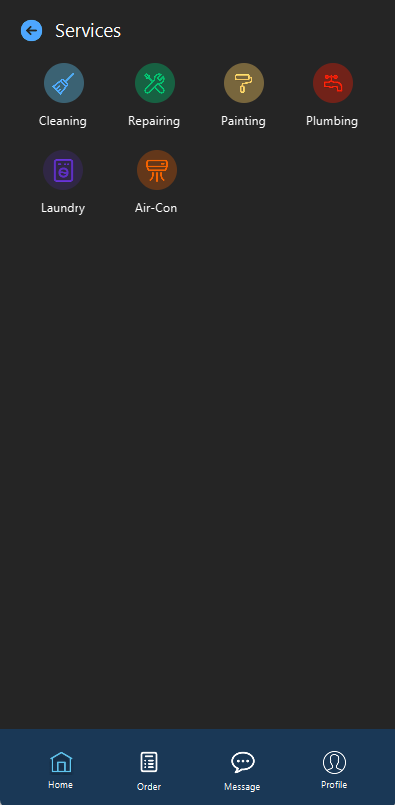
#> input picture src/assets/images/fixer/02-services.png, 395 x 805 px
$ python make-phone-frames.py
#> lines starting #> are read from the running program, lines starting #| are printed output that depends on the picture
"""Renders each phone-app gallery screenshot inside a realistic modern smartphone (transparent PNG).

The phone is drawn from measurements of a 6.1" flagship (iPhone 15 Pro class, in iOS points): a 393 x 852 pt display
with 55 pt continuous corners, a 10 pt black glass border, a 7 pt titanium band, a dynamic island, an action button and
volume keys on the left, a side button on the right. Everything is drawn analytically with numpy at SS x the output
resolution and downsampled, so edges are clean:
  - the titanium band is shaded as a rounded metal edge (diffuse + specular from a top-left light, plus a soft
    environment reflection), with a thin bright chamfer where it meets the glass;
  - the screen shows the screenshot crisply, under an iOS status bar (9:41, signal, wifi, battery), with a home
    indicator on a safe area in the app's bottom colour;
  - a faint diagonal reflection lies across the cover glass, and a soft two-layer contact shadow falls below.

Output: <screenshot>.phone.png next to each screenshot (referenced as `framed:` in the project's index.yaml); the
gallery shows it and the lightbox still opens the plain screenshot.

Usage: python scripts/make-phone-frames.py          (all screens below)
       python scripts/make-phone-frames.py --sheet  (also writes a contact sheet to the scratch dir in argv[2])
"""
import sys
from pathlib import Path
import numpy as np
from PIL import Image, ImageDraw, ImageFilter, ImageFont

ROOT = Path(__file__).resolve().parent.parent
SW = ROOT / 'src' / 'assets' / 'images'  # one subfolder per project

K = 1.6        # output pixels per point (screen 629 px wide: ~1.6x the 395 px screenshots, sharp up to 3x DPR)
SS = 3         # supersampling for the analytic geometry

# Phone geometry in points.
SCR_W, SCR_H, SCR_R = 393, 852, 55
BEZEL, RIM = 10, 7
BODY_W, BODY_H = SCR_W + 2 * (BEZEL + RIM), SCR_H + 2 * (BEZEL + RIM)
BODY_R = SCR_R + BEZEL + RIM
CORNER_N = 2.45  # superellipse exponent: Apple-style continuous corners rather than plain circular arcs
MARGIN = dict(l=34, r=34, t=26, b=64)  # room for the side keys and the shadow
STATUS_H, SAFE_H = 54, 22  # iOS status bar and home-indicator safe area

TITANIUM = np.array([0.62, 0.60, 0.565], np.float32)  # natural titanium

# Per screenshot: `crop` (left, top, right, bottom) trims capture borders; `under` lets the content run under the
# status bar (a full-bleed map); `trim` is the screenshot row around which uniform empty rows are dropped when the
# content is taller than the screen.
SCREENS = {
    'fixer/02-services.png': dict(crop=(0, 0, 0, 0), trim=420),
    'fixer/03-tracking.png': dict(crop=(4, 0, 6, 4), under=True),
    'fixer/04-booking-confirmed.png': dict(crop=(0, 0, 1, 0), trim=222),
    'fixer/05-rating.png': dict(crop=(3, 0, 4, 8), trim=700),
}


def sdf_box(xx, yy, cx, cy, hw, hh, r, n=CORNER_N):
    """Approximate signed distance (negative inside) to a rounded rectangle with superellipse corners."""
    qx = np.abs(xx - cx) - (hw - r)
    qy = np.abs(yy - cy) - (hh - r)
    ox, oy = np.maximum(qx, 0), np.maximum(qy, 0)
    outside = (ox ** n + oy ** n) ** (1 / n)
    return outside + np.minimum(np.maximum(qx, qy), 0) - r


def cover(d, aa):
    """Coverage of the inside of a distance field, anti-aliased over `aa` pixels."""
    return np.clip(0.5 - d / aa, 0, 1)


def font(size, bold=True):
    for f in (['C:/Windows/Fonts/Inter-SemiBold.ttf', 'C:/Windows/Fonts/segoeuib.ttf', 'DejaVuSans-Bold.ttf'] if bold
              else ['C:/Windows/Fonts/Inter-Regular.ttf', 'C:/Windows/Fonts/segoeui.ttf', 'DejaVuSans.ttf']):
        try:
            return ImageFont.truetype(f, int(size))
        except OSError:
            pass
    return ImageFont.load_default()


def status_bar(img, s, dark_bg):
    """iOS status bar glyphs drawn onto `img` (RGBA, screen sized); s = pixels per point."""
    d = ImageDraw.Draw(img)
    ink = (255, 255, 255, 255) if dark_bg else (0, 0, 0, 255)
    cy = 30 * s  # centre line of the status bar items, beside the island
    d.text((66 * s, cy), '9:41', fill=ink, font=font(17 * s), anchor='mm')
    # cellular: four bars
    x = 290 * s
    for i in range(4):
        h = (4.5 + 2.4 * i) * s
        d.rounded_rectangle([x, cy + 5.5 * s - h, x + 3.2 * s, cy + 5.5 * s], radius=1 * s, fill=ink)
        x += 5.0 * s
    # wifi: three concentric arcs and a dot (a fan from a common centre)
    wx, wy = 323 * s, cy + 5.6 * s
    for r in (11.2, 7.4, 3.6):
        rr = r * s
        d.arc([wx - rr, wy - rr, wx + rr, wy + rr], 225, 315, fill=ink, width=int(round(2.3 * s)))
    d.ellipse([wx - 1.6 * s, wy - 2.6 * s, wx + 1.6 * s, wy + 0.6 * s], fill=ink)
    # battery: outline, fill, terminal
    bx, by, bw, bh = 340 * s, cy - 6.2 * s, 25 * s, 12.4 * s
    d.rounded_rectangle([bx, by, bx + bw, by + bh], radius=3.8 * s, outline=ink[:3] + (110,), width=max(1, int(round(1.1 * s))))
    d.rounded_rectangle([bx + 2 * s, by + 2 * s, bx + bw - 2 * s, by + bh - 2 * s], radius=2.2 * s, fill=ink)
    d.rounded_rectangle([bx + bw + 1.2 * s, by + bh * 0.33, bx + bw + 2.8 * s, by + bh * 0.67], radius=1 * s, fill=ink[:3] + (110,))


def screen_content(path, cfg, s):
    """The screen as an RGB image (SCR_W x SCR_H points at s px/pt): status bar, screenshot, safe area, indicator."""
    shot = Image.open(SW / path).convert('RGB')
    l, t, r, b = cfg['crop']
    shot = shot.crop((l, t, shot.width - r, shot.height - b))
    W, H = int(round(SCR_W * s)), int(round(SCR_H * s))
    top = 0 if cfg.get('under') else int(round(STATUS_H * s))
    safe = int(round(SAFE_H * s))
    room = H - top - safe
    a = np.asarray(shot)
    scale = W / shot.width
    need = room / scale  # screenshot rows that fit
    if a.shape[0] > need:  # drop empty rows around `trim`
        drop = int(np.ceil(a.shape[0] - need))
        y0 = cfg['trim'] - drop // 2
        a = np.vstack([a[:y0], a[y0 + drop:]])
    body = Image.fromarray(a).resize((W, int(round(a.shape[0] * scale))), Image.LANCZOS)
    canvas = Image.new('RGB', (W, H), tuple(int(v) for v in a[2, a.shape[1] // 2]))
    canvas.paste(body, (0, top))
    # Safe area (and any shortfall): continue the app's bottom row down to the screen's edge.
    below = top + body.height
    if below < H:
        # a solid fill in the median colour of the app's last rows (repeating a row would smear its details)
        fill = np.median(np.asarray(body)[-int(6 * s):-int(2 * s)].reshape(-1, 3), axis=0)
        ImageDraw.Draw(canvas).rectangle([0, below, W, H], fill=tuple(int(v) for v in fill))
    img = canvas.convert('RGBA')
    top_lum = np.asarray(canvas.crop((0, 0, W, int(STATUS_H * s))).convert('L')).mean()
    status_bar(img, s, top_lum < 140)
    # Home indicator
    d = ImageDraw.Draw(img)
    bot = np.asarray(canvas.crop((0, H - safe, W, H)).convert('L')).mean()
    ind = (240, 240, 240, 235) if bot < 140 else (20, 20, 20, 235)
    d.rounded_rectangle([W / 2 - 67 * s, H - 8 * s - 5 * s, W / 2 + 67 * s, H - 8 * s], radius=2.5 * s, fill=ind)
    return img.convert('RGB')


def render(path, cfg):
    s = K * SS
    ml, mr, mt, mb = (MARGIN[k] for k in 'lrtb')
    TW, TH = BODY_W + ml + mr, BODY_H + mt + mb
    w, h = int(round(TW * s)), int(round(TH * s))
    yy, xx = np.mgrid[0:h, 0:w].astype(np.float32)
    xx = (xx + 0.5) / s - ml   # points, origin at the body's top-left
    yy = (yy + 0.5) / s - mt
    cx, cy = BODY_W / 2, BODY_H / 2
    aa = 1 / s * 1.2  # anti-aliasing width in points (about one supersampled pixel)

    d_body = sdf_box(xx, yy, cx, cy, BODY_W / 2, BODY_H / 2, BODY_R)
    d_glass = sdf_box(xx, yy, cx, cy, BODY_W / 2 - RIM, BODY_H / 2 - RIM, BODY_R - RIM)
    d_scr = sdf_box(xx, yy, cx, cy, SCR_W / 2, SCR_H / 2, SCR_R)

    rgb = np.zeros((h, w, 3), np.float32)
    alpha = np.zeros((h, w), np.float32)

    def over(color, a):
        nonlocal rgb, alpha
        a = a[..., None] if a.ndim == 2 else a
        rgb = rgb * (1 - a) + color * a
        alpha[:] = alpha + a[..., 0] * (1 - alpha)

    # ---- shadow: a wide soft one and a tight contact one, both below the phone ----
    small = Image.fromarray((cover(d_body, aa) * 255).astype(np.uint8)).resize((w // 4, h // 4), Image.BILINEAR)
    def blurred(sigma_pt, dy_pt, shrink_pt):
        m = np.asarray(small).astype(np.float32) / 255
        im = Image.fromarray((m * 255).astype(np.uint8))
        if shrink_pt:
            im = im.filter(ImageFilter.MinFilter(int(shrink_pt * s / 4) * 2 + 1))
        im = im.filter(ImageFilter.GaussianBlur(sigma_pt * s / 4))
        im = im.resize((w, h), Image.BILINEAR)
        a = np.asarray(im).astype(np.float32) / 255
        dy = int(round(dy_pt * s))
        return np.vstack([np.zeros((dy, w), np.float32), a[:h - dy]])
    shadow = 0.42 * blurred(16, 18, 10) + 0.38 * blurred(3.5, 4, 1.5)
    shadow_col = np.array([0.02, 0.03, 0.07], np.float32)
    rgb = np.broadcast_to(shadow_col, (h, w, 3)).copy()
    alpha = np.clip(shadow, 0, 1)

    # ---- side keys (behind the body; they stick out ~2 pt) ----
    keys = [(-1, 168, 196), (-1, 244, 300), (-1, 318, 374), (1, 262, 352)]  # (side, top, bottom) in points
    for side, k0, k1 in keys:
        kx0 = -2.3 if side < 0 else BODY_W - 2.0
        kx1 = 2.0 if side < 0 else BODY_W + 2.3
        d_key = sdf_box(xx, yy, (kx0 + kx1) / 2, (k0 + k1) / 2, (kx1 - kx0) / 2, (k1 - k0) / 2, 1.6, 2.0)
        # cylinder shading across the key's thickness, light from the left/top
        u = np.clip((xx - kx0) / (kx1 - kx0), 0, 1)
        prof = np.sin(u * np.pi) if side < 0 else np.sin(u * np.pi)
        shade = 0.45 + 0.55 * prof * (0.9 if side < 0 else 0.7)
        col = TITANIUM * shade[..., None] * 0.95
        over(col, cover(d_key, aa) * 1.0)

    # ---- titanium band ----
    gy, gx = np.gradient(d_body)
    gl = np.sqrt(gx ** 2 + gy ** 2) + 1e-6
    nx, ny = gx / gl, gy / gl                       # outward normal in the image plane
    t = np.clip(-d_body / RIM, 0, 1)                # 0 at the outer edge, 1 where the glass starts
    phi = t * (np.pi / 2) * 0.92                    # rounded edge: faces sideways outside, the viewer inside
    n3 = np.stack([nx * np.cos(phi), ny * np.cos(phi), np.sin(phi)], -1)
    L = np.array([-0.45, -0.62, 0.64], np.float32); L /= np.linalg.norm(L)
    Hh = L + np.array([0, 0, 1], np.float32); Hh /= np.linalg.norm(Hh)
    ndl = np.clip((n3 * L).sum(-1), 0, 1)
    spec = np.clip((n3 * Hh).sum(-1), 0, 1) ** 36
    # environment: a bright sky above, a dark floor below, reflected by the band's normal
    env = 0.5 - 0.5 * n3[..., 1]
    env = 0.25 + 0.75 * np.clip(env, 0, 1) ** 1.6
    metal = TITANIUM * (0.28 + 0.5 * ndl + 0.42 * env)[..., None] + spec[..., None] * 1.0
    # a fine brushed grain along the band
    rng = np.random.default_rng(3)
    metal *= (1 + rng.normal(0, 0.012, (h, w)).astype(np.float32))[..., None]
    # outer edge occlusion and the dark seam where the band meets the glass
    metal *= (0.55 + 0.45 * np.clip(t / 0.18, 0, 1))[..., None]
    seam = np.exp(-((-d_glass) / 0.45) ** 2)
    metal *= (1 - 0.65 * seam)[..., None]
    over(metal, cover(d_body, aa))

    # ---- black glass border (with a faint sheen near the band) ----
    g_t = np.clip(-d_glass / BEZEL, 0, 1)
    glass = np.array([0.018, 0.018, 0.022], np.float32) + (0.05 * np.exp(-g_t * 9) * (0.6 - 0.4 * ny))[..., None]
    over(glass, cover(d_glass, aa))
    # bright chamfer: a hairline highlight on the glass edge, strongest towards the light
    facing = np.clip(-(nx * L[0] + ny * L[1]) / np.hypot(L[0], L[1]), 0, 1)
    chamfer = np.exp(-((-d_glass - 0.55) / 0.35) ** 2) * (0.25 + 0.75 * facing)
    over(np.array([0.9, 0.9, 0.92], np.float32), np.clip(chamfer * 0.55, 0, 1) * cover(d_glass, aa))

    # ---- screen ----
    content = screen_content(path, cfg, s)
    scr = np.zeros((h, w, 3), np.float32)
    x0, y0 = int(round((ml + (BODY_W - SCR_W) / 2) * s)), int(round((mt + (BODY_H - SCR_H) / 2) * s))
    scr[y0:y0 + content.height, x0:x0 + content.width] = np.asarray(content).astype(np.float32) / 255
    # displays read a touch darker at their very edge, under the glass
    scr *= (0.94 + 0.06 * np.clip(-d_scr / 3, 0, 1))[..., None]
    over(scr, cover(d_scr, aa))

    # ---- dynamic island with its camera ----
    icx, icy = BODY_W / 2, (BODY_H - SCR_H) / 2 + 11 + 37 / 2
    d_isl = sdf_box(xx, yy, icx, icy, 125 / 2, 37 / 2, 37 / 2, 2.0)
    over(np.array([0.0, 0.0, 0.0], np.float32), cover(d_isl, aa))
    lx = icx + 125 / 2 - 18.5
    d_lens = np.hypot(xx - lx, yy - icy) - 6.2
    lens = np.array([0.035, 0.04, 0.07], np.float32) + (0.08 * np.clip(1 - np.hypot(xx - lx + 1.8, yy - icy + 1.8) / 3, 0, 1))[..., None] * np.array([0.6, 0.7, 1.0], np.float32)
    over(lens, cover(d_lens, aa) * 0.95)
    d_glint = np.hypot(xx - lx + 2, yy - icy + 2) - 1.1
    over(np.array([0.55, 0.62, 0.8], np.float32), cover(d_glint, aa) * 0.5)

    # ---- cover glass reflection: a soft diagonal sheen over the top-left, and a gentle falloff ----
    u, v = xx / BODY_W, yy / BODY_H
    line = u * 0.62 + v * 0.38                     # diagonal coordinate
    sheen = 0.075 * np.clip((0.43 - line) / 0.43, 0, 1) ** 0.8 * (line < 0.43)
    sheen = Image.fromarray((sheen * 255 * 4).clip(0, 255).astype(np.uint8)).filter(ImageFilter.GaussianBlur(1.2 * s))
    sheen = np.asarray(sheen).astype(np.float32) / 255 / 4
    sheen += 0.02 * np.exp(-((line - 0.47) / 0.04) ** 2)  # a faint secondary band
    gmask = cover(d_glass, aa)
    rgb = rgb + (1 - rgb) * (sheen * gmask)[..., None]

    out = np.dstack([np.clip(rgb, 0, 1), np.clip(alpha, 0, 1)])
    # un-premultiply nothing: rgb is straight colour already composited over the shadow colour
    img = Image.fromarray((out * 255 + 0.5).astype(np.uint8), 'RGBA')
    img = img.resize((int(round(TW * K)), int(round(TH * K))), Image.LANCZOS)
    dest = (SW / path).with_suffix('.phone.png')
    img.save(dest, optimize=True)
    print(f'{path} -> {dest.relative_to(ROOT)} {img.size}')
    return img


if __name__ == '__main__':
    imgs = [render(p, c) for p, c in SCREENS.items()]
#> in render, `small = Image.fromarray((cover(d_body, aa) * 255).astype(np.uint8)).re..`:
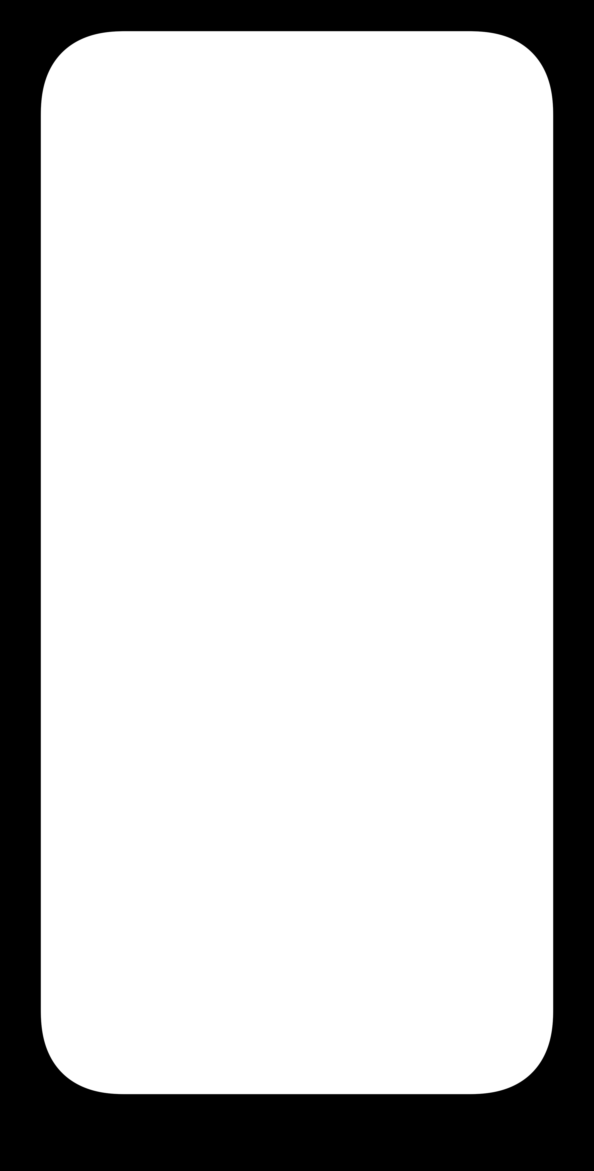
#> small: PIL image 594x1171 L; min 0, max 255, mean 197.9
#> in blurred, `return np.vstack([np.zeros((dy, w), np.float32), a[:h - dy]])`:
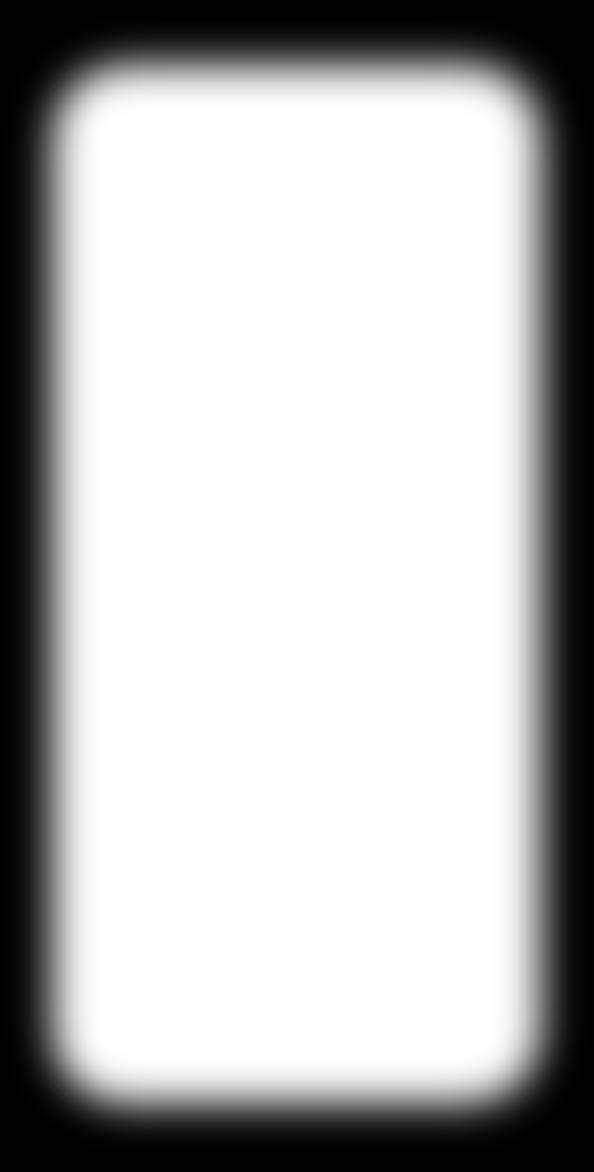
#> returned value: shape (4685, 2376) float32 (shown at 1/4 size); min 0, max 1, mean 0.723
#> call 2 of blurred, with sigma_pt = 3.5, dy_pt = 4, shrink_pt = 1.5
#> in blurred (call 2), `im = im.filter(ImageFilter.GaussianBlur(sigma_pt * s / 4))`:
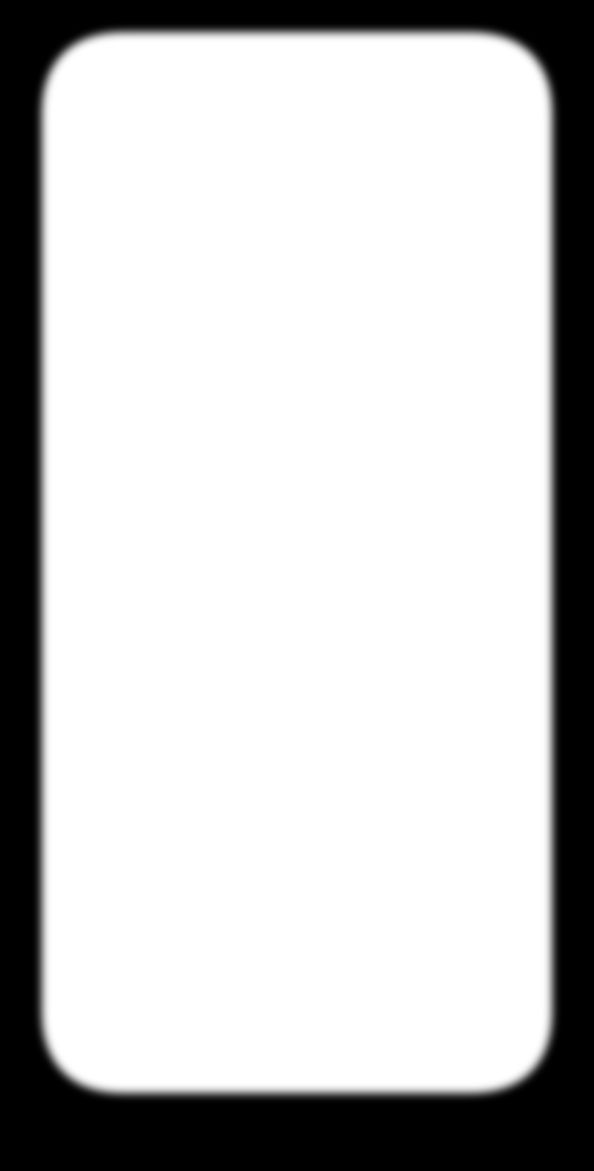
#> im: PIL image 594x1171 L; min 0, max 255, mean 196.8
#> in blurred (call 2), `return np.vstack([np.zeros((dy, w), np.float32), a[:h - dy]])`:
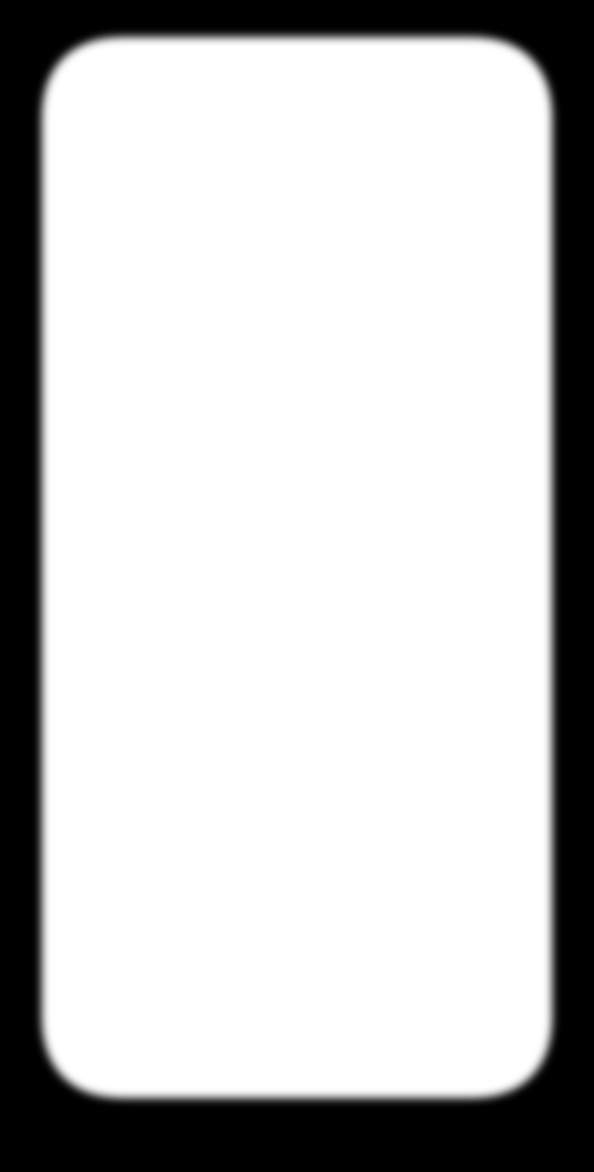
#> returned value: shape (4685, 2376) float32 (shown at 1/4 size); min 0, max 1, mean 0.772
#> in render, `shadow = 0.42 * blurred(16, 18, 10) + 0.38 * blurred(3.5, 4, 1.5)`:
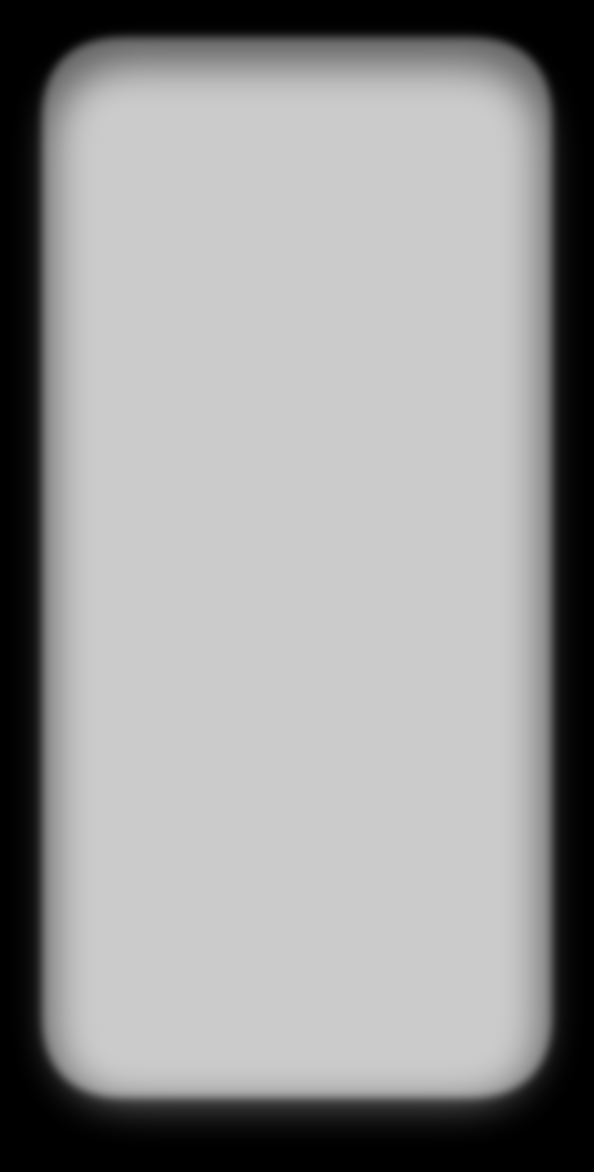
#> shadow: shape (4685, 2376) float32 (shown at 1/4 size); min 0, max 0.8, mean 0.597
#> in over (call 5), `alpha[:] = alpha + a[..., 0] * (1 - alpha)`:
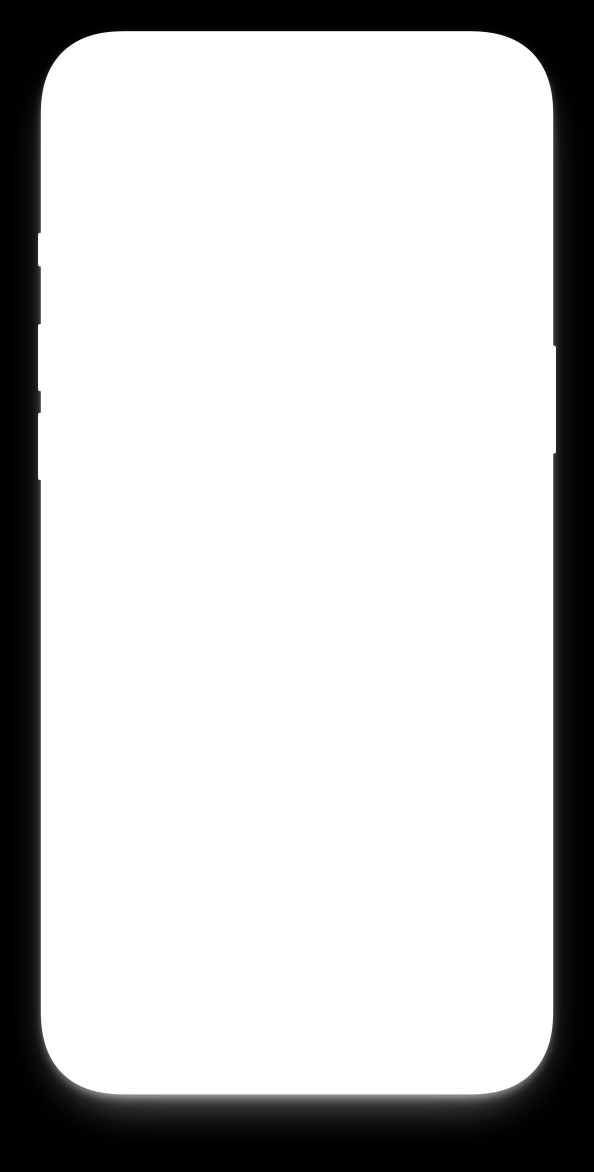
#> alpha: shape (4685, 2376) float32 (shown at 1/4 size); min 0, max 1, mean 0.787
#> in screen_content, shot is the input picture: PIL image 395x805 RGB; mean R, G, B 38.3, 41, 43.6
#> in screen_content, `a = np.vstack([a[:y0], a[y0 + drop:]])`:
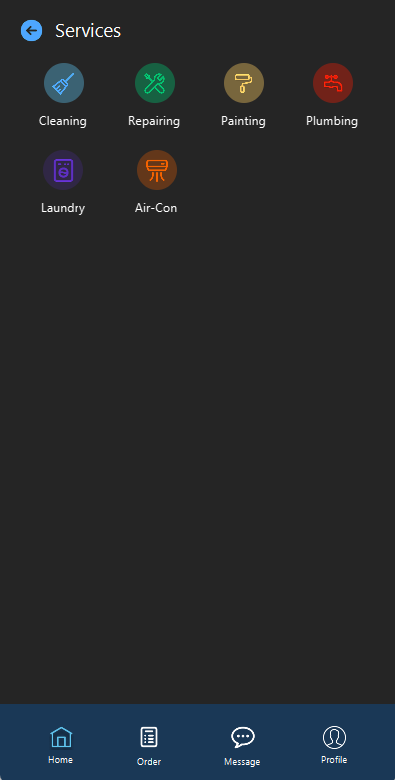
#> a: shape (780, 395, 3); mean R, G, B 38.4, 41.1, 43.8
#> in screen_content, `canvas = Image.new('RGB', (W, H), tuple(int(v) for v in a[2, a.shape[1..`: canvas: PIL image 1886x4090 RGB; every value is 37
#> (the run stopped early here; a loop or call above may not have finished)
